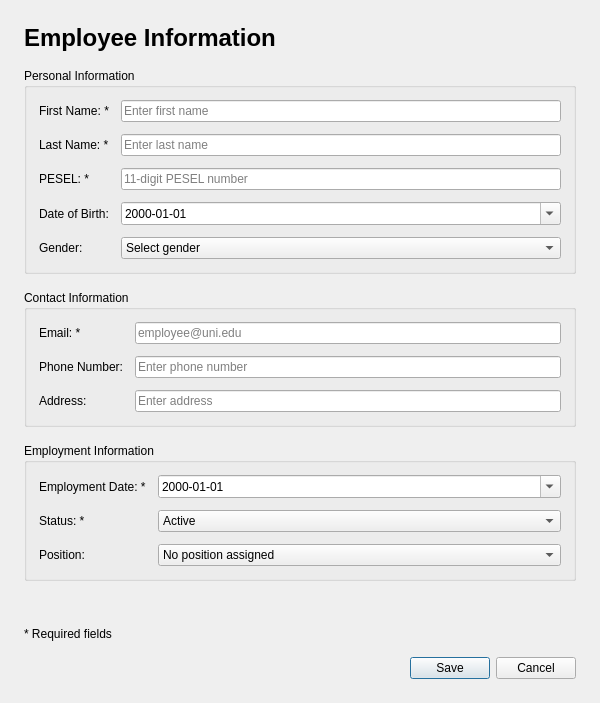
<?xml version="1.0" encoding="UTF-8"?>
<ui version="4.0">
 <class>EmployeeDialog</class>
 <widget class="QDialog" name="EmployeeDialog">
  <property name="geometry">
   <rect>
    <x>0</x>
    <y>0</y>
    <width>600</width>
    <height>650</height>
   </rect>
  </property>
  <property name="windowTitle">
   <string>Employee Information</string>
  </property>
  <layout class="QVBoxLayout" name="verticalLayout">
   <property name="spacing">
    <number>16</number>
   </property>
   <property name="leftMargin">
    <number>24</number>
   </property>
   <property name="topMargin">
    <number>24</number>
   </property>
   <property name="rightMargin">
    <number>24</number>
   </property>
   <property name="bottomMargin">
    <number>24</number>
   </property>
   <item>
    <widget class="QLabel" name="titleLabel">
     <property name="text">
      <string>&lt;html&gt;&lt;head/&gt;&lt;body&gt;&lt;p&gt;&lt;span style=&quot; font-size:18pt; font-weight:600;&quot;&gt;Employee Information&lt;/span&gt;&lt;/p&gt;&lt;/body&gt;&lt;/html&gt;</string>
     </property>
    </widget>
   </item>
   <item>
    <widget class="QGroupBox" name="personalInfoGroup">
     <property name="title">
      <string>Personal Information</string>
     </property>
     <layout class="QFormLayout" name="formLayout">
      <property name="horizontalSpacing">
       <number>12</number>
      </property>
      <property name="verticalSpacing">
       <number>12</number>
      </property>
      <property name="leftMargin">
       <number>12</number>
      </property>
      <property name="topMargin">
       <number>12</number>
      </property>
      <property name="rightMargin">
       <number>12</number>
      </property>
      <property name="bottomMargin">
       <number>12</number>
      </property>
      <item row="0" column="0">
       <widget class="QLabel" name="firstNameLabel">
        <property name="text">
         <string>First Name: *</string>
        </property>
       </widget>
      </item>
      <item row="0" column="1">
       <widget class="QLineEdit" name="firstNameInput">
        <property name="placeholderText">
         <string>Enter first name</string>
        </property>
       </widget>
      </item>
      <item row="1" column="0">
       <widget class="QLabel" name="lastNameLabel">
        <property name="text">
         <string>Last Name: *</string>
        </property>
       </widget>
      </item>
      <item row="1" column="1">
       <widget class="QLineEdit" name="lastNameInput">
        <property name="placeholderText">
         <string>Enter last name</string>
        </property>
       </widget>
      </item>
      <item row="2" column="0">
       <widget class="QLabel" name="peselLabel">
        <property name="text">
         <string>PESEL: *</string>
        </property>
       </widget>
      </item>
      <item row="2" column="1">
       <widget class="QLineEdit" name="peselInput">
        <property name="maxLength">
         <number>11</number>
        </property>
        <property name="placeholderText">
         <string>11-digit PESEL number</string>
        </property>
       </widget>
      </item>
      <item row="3" column="0">
       <widget class="QLabel" name="dateOfBirthLabel">
        <property name="text">
         <string>Date of Birth:</string>
        </property>
       </widget>
      </item>
      <item row="3" column="1">
       <widget class="QDateEdit" name="dateOfBirthInput">
        <property name="displayFormat">
         <string>yyyy-MM-dd</string>
        </property>
        <property name="calendarPopup">
         <bool>true</bool>
        </property>
       </widget>
      </item>
      <item row="4" column="0">
       <widget class="QLabel" name="genderLabel">
        <property name="text">
         <string>Gender:</string>
        </property>
       </widget>
      </item>
      <item row="4" column="1">
       <widget class="QComboBox" name="genderInput">
        <item>
         <property name="text">
          <string>Select gender</string>
         </property>
        </item>
        <item>
         <property name="text">
          <string>Male</string>
         </property>
        </item>
        <item>
         <property name="text">
          <string>Female</string>
         </property>
        </item>
        <item>
         <property name="text">
          <string>Other</string>
         </property>
        </item>
       </widget>
      </item>
     </layout>
    </widget>
   </item>
   <item>
    <widget class="QGroupBox" name="contactInfoGroup">
     <property name="title">
      <string>Contact Information</string>
     </property>
     <layout class="QFormLayout" name="formLayout_2">
      <property name="horizontalSpacing">
       <number>12</number>
      </property>
      <property name="verticalSpacing">
       <number>12</number>
      </property>
      <property name="leftMargin">
       <number>12</number>
      </property>
      <property name="topMargin">
       <number>12</number>
      </property>
      <property name="rightMargin">
       <number>12</number>
      </property>
      <property name="bottomMargin">
       <number>12</number>
      </property>
      <item row="0" column="0">
       <widget class="QLabel" name="emailLabel">
        <property name="text">
         <string>Email: *</string>
        </property>
       </widget>
      </item>
      <item row="0" column="1">
       <widget class="QLineEdit" name="emailInput">
        <property name="placeholderText">
         <string>employee@uni.edu</string>
        </property>
       </widget>
      </item>
      <item row="1" column="0">
       <widget class="QLabel" name="phoneLabel">
        <property name="text">
         <string>Phone Number:</string>
        </property>
       </widget>
      </item>
      <item row="1" column="1">
       <widget class="QLineEdit" name="phoneInput">
        <property name="placeholderText">
         <string>Enter phone number</string>
        </property>
       </widget>
      </item>
      <item row="2" column="0">
       <widget class="QLabel" name="addressLabel">
        <property name="text">
         <string>Address:</string>
        </property>
       </widget>
      </item>
      <item row="2" column="1">
       <widget class="QLineEdit" name="addressInput">
        <property name="placeholderText">
         <string>Enter address</string>
        </property>
       </widget>
      </item>
     </layout>
    </widget>
   </item>
   <item>
    <widget class="QGroupBox" name="employmentInfoGroup">
     <property name="title">
      <string>Employment Information</string>
     </property>
     <layout class="QFormLayout" name="formLayout_3">
      <property name="horizontalSpacing">
       <number>12</number>
      </property>
      <property name="verticalSpacing">
       <number>12</number>
      </property>
      <property name="leftMargin">
       <number>12</number>
      </property>
      <property name="topMargin">
       <number>12</number>
      </property>
      <property name="rightMargin">
       <number>12</number>
      </property>
      <property name="bottomMargin">
       <number>12</number>
      </property>
      <item row="0" column="0">
       <widget class="QLabel" name="employmentDateLabel">
        <property name="text">
         <string>Employment Date: *</string>
        </property>
       </widget>
      </item>
      <item row="0" column="1">
       <widget class="QDateEdit" name="employmentDateInput">
        <property name="displayFormat">
         <string>yyyy-MM-dd</string>
        </property>
        <property name="calendarPopup">
         <bool>true</bool>
        </property>
       </widget>
      </item>
      <item row="1" column="0">
       <widget class="QLabel" name="statusLabel">
        <property name="text">
         <string>Status: *</string>
        </property>
       </widget>
      </item>
      <item row="1" column="1">
       <widget class="QComboBox" name="statusInput">
        <item>
         <property name="text">
          <string>Active</string>
         </property>
        </item>
        <item>
         <property name="text">
          <string>Inactive</string>
         </property>
        </item>
        <item>
         <property name="text">
          <string>Suspended</string>
         </property>
        </item>
       </widget>
      </item>
      <item row="2" column="0">
       <widget class="QLabel" name="positionLabel">
        <property name="text">
         <string>Position:</string>
        </property>
       </widget>
      </item>
      <item row="2" column="1">
       <widget class="QComboBox" name="positionInput">
        <item>
         <property name="text">
          <string>No position assigned</string>
         </property>
        </item>
       </widget>
      </item>
     </layout>
    </widget>
   </item>
   <item>
    <widget class="QLabel" name="errorLabel">
     <property name="text">
      <string/>
     </property>
     <property name="styleSheet">
      <string notr="true">color: #d32f2f; font-weight: bold;</string>
     </property>
     <property name="alignment">
      <set>Qt::AlignCenter</set>
     </property>
     <property name="wordWrap">
      <bool>true</bool>
     </property>
    </widget>
   </item>
   <item>
    <widget class="QLabel" name="requiredLabel">
     <property name="text">
      <string>* Required fields</string>
     </property>
    </widget>
   </item>
   <item>
    <widget class="QDialogButtonBox" name="buttonBox">
     <property name="standardButtons">
      <set>QDialogButtonBox::Cancel|QDialogButtonBox::Save</set>
     </property>
    </widget>
   </item>
  </layout>
 </widget>
 <resources/>
 <connections/>
</ui>
